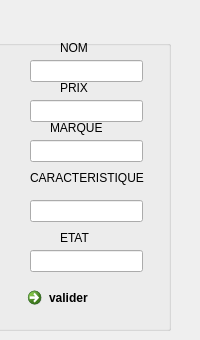
               <widget class="QWidget" name="page_12">
                <widget class="QGroupBox" name="groupBox_4">
                 <property name="geometry">
                  <rect>
                   <x>-20</x>
                   <y>40</y>
                   <width>191</width>
                   <height>291</height>
                  </rect>
                 </property>
                 <property name="title">
                  <string/>
                 </property>
                 <widget class="QLabel" name="label_30">
                  <property name="geometry">
                   <rect>
                    <x>80</x>
                    <y>0</y>
                    <width>56</width>
                    <height>16</height>
                   </rect>
                  </property>
                  <property name="text">
                   <string>NOM</string>
                  </property>
                 </widget>
                 <widget class="QLabel" name="label_31">
                  <property name="geometry">
                   <rect>
                    <x>80</x>
                    <y>40</y>
                    <width>56</width>
                    <height>16</height>
                   </rect>
                  </property>
                  <property name="text">
                   <string>PRIX</string>
                  </property>
                 </widget>
                 <widget class="QLabel" name="label_32">
                  <property name="geometry">
                   <rect>
                    <x>70</x>
                    <y>80</y>
                    <width>56</width>
                    <height>16</height>
                   </rect>
                  </property>
                  <property name="text">
                   <string>MARQUE</string>
                  </property>
                 </widget>
                 <widget class="QLabel" name="label_33">
                  <property name="geometry">
                   <rect>
                    <x>50</x>
                    <y>130</y>
                    <width>121</width>
                    <height>16</height>
                   </rect>
                  </property>
                  <property name="text">
                   <string>CARACTERISTIQUE</string>
                  </property>
                 </widget>
                 <widget class="QLineEdit" name="nom_m">
                  <property name="geometry">
                   <rect>
                    <x>50</x>
                    <y>20</y>
                    <width>113</width>
                    <height>22</height>
                   </rect>
                  </property>
                 </widget>
                 <widget class="QLineEdit" name="prix_m">
                  <property name="geometry">
                   <rect>
                    <x>50</x>
                    <y>60</y>
                    <width>113</width>
                    <height>22</height>
                   </rect>
                  </property>
                 </widget>
                 <widget class="QLineEdit" name="marque_m">
                  <property name="geometry">
                   <rect>
                    <x>50</x>
                    <y>100</y>
                    <width>113</width>
                    <height>22</height>
                   </rect>
                  </property>
                 </widget>
                 <widget class="QLineEdit" name="caracteristique_m">
                  <property name="geometry">
                   <rect>
                    <x>50</x>
                    <y>160</y>
                    <width>113</width>
                    <height>22</height>
                   </rect>
                  </property>
                 </widget>
                 <widget class="QLineEdit" name="etat_m">
                  <property name="geometry">
                   <rect>
                    <x>50</x>
                    <y>210</y>
                    <width>113</width>
                    <height>22</height>
                   </rect>
                  </property>
                 </widget>
                 <widget class="QCommandLinkButton" name="commandLinkButton_2">
                  <property name="geometry">
                   <rect>
                    <x>40</x>
                    <y>240</y>
                    <width>187</width>
                    <height>41</height>
                   </rect>
                  </property>
                  <property name="text">
                   <string>valider</string>
                  </property>
                 </widget>
                 <widget class="QLabel" name="label_34">
                  <property name="geometry">
                   <rect>
                    <x>80</x>
                    <y>190</y>
                    <width>56</width>
                    <height>16</height>
                   </rect>
                  </property>
                  <property name="text">
                   <string>ETAT</string>
                  </property>
                 </widget>
                </widget>
               </widget>
